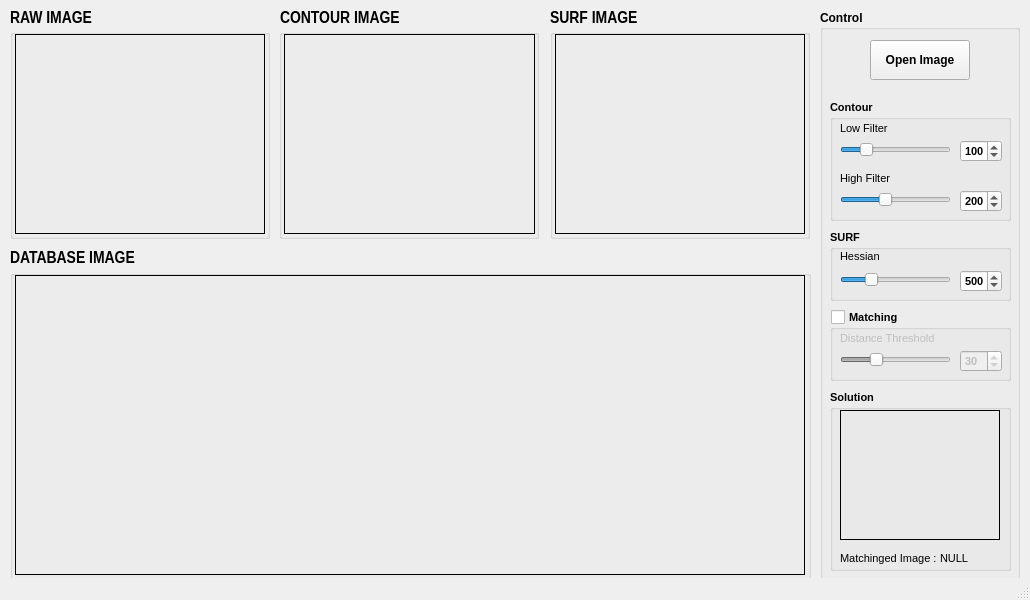
<?xml version="1.0" encoding="UTF-8"?>
<ui version="4.0">
 <class>MainWindow</class>
 <widget class="QMainWindow" name="MainWindow">
  <property name="geometry">
   <rect>
    <x>0</x>
    <y>0</y>
    <width>1030</width>
    <height>600</height>
   </rect>
  </property>
  <property name="windowTitle">
   <string>MainWindow</string>
  </property>
  <widget class="QWidget" name="centralWidget">
   <widget class="QGroupBox" name="Box_OriginalImage">
    <property name="geometry">
     <rect>
      <x>10</x>
      <y>29</y>
      <width>260</width>
      <height>210</height>
     </rect>
    </property>
    <property name="sizePolicy">
     <sizepolicy hsizetype="Preferred" vsizetype="Preferred">
      <horstretch>0</horstretch>
      <verstretch>0</verstretch>
     </sizepolicy>
    </property>
    <property name="font">
     <font>
      <family>HY신명조</family>
      <pointsize>14</pointsize>
      <weight>75</weight>
      <italic>false</italic>
      <bold>true</bold>
      <strikeout>false</strikeout>
      <stylestrategy>PreferDefault</stylestrategy>
      <kerning>true</kerning>
     </font>
    </property>
    <property name="styleSheet">
     <string notr="true"/>
    </property>
    <property name="title">
     <string/>
    </property>
    <property name="flat">
     <bool>false</bool>
    </property>
    <widget class="QLabel" name="Label_Original">
     <property name="geometry">
      <rect>
       <x>5</x>
       <y>5</y>
       <width>250</width>
       <height>200</height>
      </rect>
     </property>
     <property name="styleSheet">
      <string notr="true">border: 1px solid #000;</string>
     </property>
     <property name="text">
      <string/>
     </property>
    </widget>
   </widget>
   <widget class="QGroupBox" name="Box_Control">
    <property name="geometry">
     <rect>
      <x>820</x>
      <y>10</y>
      <width>200</width>
      <height>570</height>
     </rect>
    </property>
    <property name="font">
     <font>
      <family>Arial</family>
      <weight>75</weight>
      <bold>true</bold>
     </font>
    </property>
    <property name="title">
     <string>Control</string>
    </property>
    <widget class="QPushButton" name="Button_Open">
     <property name="geometry">
      <rect>
       <x>50</x>
       <y>30</y>
       <width>100</width>
       <height>40</height>
      </rect>
     </property>
     <property name="text">
      <string>Open Image</string>
     </property>
    </widget>
    <widget class="QGroupBox" name="groupBox">
     <property name="geometry">
      <rect>
       <x>10</x>
       <y>90</y>
       <width>181</width>
       <height>121</height>
      </rect>
     </property>
     <property name="font">
      <font>
       <pointsize>8</pointsize>
      </font>
     </property>
     <property name="title">
      <string>Contour</string>
     </property>
     <widget class="QSlider" name="Slider_LowFilter">
      <property name="geometry">
       <rect>
        <x>10</x>
        <y>40</y>
        <width>111</width>
        <height>19</height>
       </rect>
      </property>
      <property name="maximum">
       <number>500</number>
      </property>
      <property name="value">
       <number>100</number>
      </property>
      <property name="orientation">
       <enum>Qt::Horizontal</enum>
      </property>
     </widget>
     <widget class="QLabel" name="label">
      <property name="geometry">
       <rect>
        <x>10</x>
        <y>20</y>
        <width>71</width>
        <height>16</height>
       </rect>
      </property>
      <property name="font">
       <font>
        <family>Arial</family>
        <weight>50</weight>
        <bold>false</bold>
       </font>
      </property>
      <property name="text">
       <string>Low Filter</string>
      </property>
     </widget>
     <widget class="QSpinBox" name="Spin_LowFilter">
      <property name="geometry">
       <rect>
        <x>130</x>
        <y>40</y>
        <width>42</width>
        <height>22</height>
       </rect>
      </property>
      <property name="maximum">
       <number>500</number>
      </property>
      <property name="value">
       <number>100</number>
      </property>
     </widget>
     <widget class="QLabel" name="label_2">
      <property name="geometry">
       <rect>
        <x>10</x>
        <y>70</y>
        <width>71</width>
        <height>16</height>
       </rect>
      </property>
      <property name="font">
       <font>
        <family>Arial</family>
        <weight>50</weight>
        <bold>false</bold>
       </font>
      </property>
      <property name="text">
       <string>High Filter</string>
      </property>
     </widget>
     <widget class="QSlider" name="Slider_HighFilter">
      <property name="geometry">
       <rect>
        <x>10</x>
        <y>90</y>
        <width>111</width>
        <height>19</height>
       </rect>
      </property>
      <property name="maximum">
       <number>500</number>
      </property>
      <property name="value">
       <number>200</number>
      </property>
      <property name="orientation">
       <enum>Qt::Horizontal</enum>
      </property>
     </widget>
     <widget class="QSpinBox" name="Spin_HighFilter">
      <property name="geometry">
       <rect>
        <x>130</x>
        <y>90</y>
        <width>42</width>
        <height>22</height>
       </rect>
      </property>
      <property name="maximum">
       <number>500</number>
      </property>
      <property name="value">
       <number>200</number>
      </property>
     </widget>
    </widget>
    <widget class="QGroupBox" name="groupBox_2">
     <property name="geometry">
      <rect>
       <x>10</x>
       <y>220</y>
       <width>181</width>
       <height>71</height>
      </rect>
     </property>
     <property name="sizePolicy">
      <sizepolicy hsizetype="Preferred" vsizetype="Preferred">
       <horstretch>0</horstretch>
       <verstretch>0</verstretch>
      </sizepolicy>
     </property>
     <property name="font">
      <font>
       <pointsize>8</pointsize>
      </font>
     </property>
     <property name="title">
      <string>SURF</string>
     </property>
     <widget class="QSlider" name="Slider_Hessian">
      <property name="geometry">
       <rect>
        <x>10</x>
        <y>40</y>
        <width>111</width>
        <height>19</height>
       </rect>
      </property>
      <property name="maximum">
       <number>2000</number>
      </property>
      <property name="pageStep">
       <number>50</number>
      </property>
      <property name="value">
       <number>500</number>
      </property>
      <property name="orientation">
       <enum>Qt::Horizontal</enum>
      </property>
     </widget>
     <widget class="QLabel" name="label_3">
      <property name="geometry">
       <rect>
        <x>10</x>
        <y>20</y>
        <width>56</width>
        <height>12</height>
       </rect>
      </property>
      <property name="font">
       <font>
        <family>Arial</family>
        <weight>50</weight>
        <bold>false</bold>
       </font>
      </property>
      <property name="text">
       <string>Hessian</string>
      </property>
     </widget>
     <widget class="QSpinBox" name="Spin_Hessian">
      <property name="geometry">
       <rect>
        <x>130</x>
        <y>40</y>
        <width>42</width>
        <height>22</height>
       </rect>
      </property>
      <property name="maximum">
       <number>2000</number>
      </property>
      <property name="value">
       <number>500</number>
      </property>
     </widget>
    </widget>
    <widget class="QGroupBox" name="Box_Matching">
     <property name="geometry">
      <rect>
       <x>10</x>
       <y>300</y>
       <width>181</width>
       <height>71</height>
      </rect>
     </property>
     <property name="minimumSize">
      <size>
       <width>0</width>
       <height>71</height>
      </size>
     </property>
     <property name="font">
      <font>
       <pointsize>8</pointsize>
      </font>
     </property>
     <property name="title">
      <string>Matching</string>
     </property>
     <property name="checkable">
      <bool>true</bool>
     </property>
     <property name="checked">
      <bool>false</bool>
     </property>
     <widget class="QSlider" name="Slider_Matching">
      <property name="geometry">
       <rect>
        <x>10</x>
        <y>40</y>
        <width>111</width>
        <height>19</height>
       </rect>
      </property>
      <property name="maximum">
       <number>100</number>
      </property>
      <property name="pageStep">
       <number>1</number>
      </property>
      <property name="value">
       <number>30</number>
      </property>
      <property name="orientation">
       <enum>Qt::Horizontal</enum>
      </property>
     </widget>
     <widget class="QLabel" name="label_5">
      <property name="geometry">
       <rect>
        <x>10</x>
        <y>20</y>
        <width>121</width>
        <height>16</height>
       </rect>
      </property>
      <property name="font">
       <font>
        <family>Arial</family>
        <pointsize>8</pointsize>
        <weight>50</weight>
        <bold>false</bold>
       </font>
      </property>
      <property name="text">
       <string>Distance Threshold</string>
      </property>
     </widget>
     <widget class="QSpinBox" name="Spin_Matching">
      <property name="geometry">
       <rect>
        <x>130</x>
        <y>40</y>
        <width>42</width>
        <height>22</height>
       </rect>
      </property>
      <property name="maximum">
       <number>100</number>
      </property>
      <property name="value">
       <number>30</number>
      </property>
     </widget>
    </widget>
    <widget class="QGroupBox" name="Box_Solution">
     <property name="geometry">
      <rect>
       <x>10</x>
       <y>380</y>
       <width>181</width>
       <height>181</height>
      </rect>
     </property>
     <property name="font">
      <font>
       <pointsize>8</pointsize>
      </font>
     </property>
     <property name="title">
      <string>Solution</string>
     </property>
     <widget class="QLabel" name="Label_Solution">
      <property name="geometry">
       <rect>
        <x>10</x>
        <y>20</y>
        <width>160</width>
        <height>130</height>
       </rect>
      </property>
      <property name="styleSheet">
       <string notr="true">border: 1px solid #000;</string>
      </property>
      <property name="text">
       <string/>
      </property>
     </widget>
     <widget class="QLabel" name="label_6">
      <property name="geometry">
       <rect>
        <x>10</x>
        <y>160</y>
        <width>121</width>
        <height>16</height>
       </rect>
      </property>
      <property name="font">
       <font>
        <family>Arial</family>
        <pointsize>8</pointsize>
        <weight>50</weight>
        <bold>false</bold>
       </font>
      </property>
      <property name="text">
       <string>Matchinged Image :</string>
      </property>
     </widget>
     <widget class="QLabel" name="TextLabel_Solution">
      <property name="geometry">
       <rect>
        <x>110</x>
        <y>160</y>
        <width>41</width>
        <height>16</height>
       </rect>
      </property>
      <property name="font">
       <font>
        <family>Arial</family>
        <pointsize>8</pointsize>
        <weight>50</weight>
        <bold>false</bold>
       </font>
      </property>
      <property name="text">
       <string>NULL</string>
      </property>
     </widget>
    </widget>
   </widget>
   <widget class="QGroupBox" name="Box_ContourImage">
    <property name="geometry">
     <rect>
      <x>279</x>
      <y>29</y>
      <width>260</width>
      <height>210</height>
     </rect>
    </property>
    <property name="font">
     <font>
      <family>HY신명조</family>
      <pointsize>14</pointsize>
      <weight>75</weight>
      <bold>true</bold>
     </font>
    </property>
    <property name="styleSheet">
     <string notr="true"/>
    </property>
    <property name="title">
     <string/>
    </property>
    <widget class="QLabel" name="Label_Contour">
     <property name="geometry">
      <rect>
       <x>5</x>
       <y>5</y>
       <width>251</width>
       <height>200</height>
      </rect>
     </property>
     <property name="styleSheet">
      <string notr="true">border: 1px solid #000;</string>
     </property>
     <property name="text">
      <string/>
     </property>
    </widget>
   </widget>
   <widget class="QGroupBox" name="Box_SURFImage">
    <property name="geometry">
     <rect>
      <x>550</x>
      <y>29</y>
      <width>260</width>
      <height>210</height>
     </rect>
    </property>
    <property name="sizePolicy">
     <sizepolicy hsizetype="Preferred" vsizetype="Preferred">
      <horstretch>0</horstretch>
      <verstretch>0</verstretch>
     </sizepolicy>
    </property>
    <property name="font">
     <font>
      <family>HY신명조</family>
      <pointsize>14</pointsize>
      <weight>75</weight>
      <bold>true</bold>
     </font>
    </property>
    <property name="styleSheet">
     <string notr="true"/>
    </property>
    <property name="title">
     <string/>
    </property>
    <widget class="QLabel" name="Label_SURF">
     <property name="geometry">
      <rect>
       <x>5</x>
       <y>5</y>
       <width>250</width>
       <height>200</height>
      </rect>
     </property>
     <property name="styleSheet">
      <string notr="true">border: 1px solid #000;</string>
     </property>
     <property name="text">
      <string/>
     </property>
    </widget>
   </widget>
   <widget class="QGroupBox" name="Box_List">
    <property name="geometry">
     <rect>
      <x>10</x>
      <y>270</y>
      <width>801</width>
      <height>310</height>
     </rect>
    </property>
    <property name="font">
     <font>
      <family>HY신명조</family>
      <pointsize>14</pointsize>
      <weight>75</weight>
      <bold>true</bold>
     </font>
    </property>
    <property name="autoFillBackground">
     <bool>false</bool>
    </property>
    <property name="styleSheet">
     <string notr="true"/>
    </property>
    <property name="title">
     <string/>
    </property>
    <widget class="QLabel" name="Label_List">
     <property name="geometry">
      <rect>
       <x>5</x>
       <y>5</y>
       <width>790</width>
       <height>300</height>
      </rect>
     </property>
     <property name="styleSheet">
      <string notr="true">border: 1px solid #000;</string>
     </property>
     <property name="text">
      <string/>
     </property>
     <property name="scaledContents">
      <bool>false</bool>
     </property>
    </widget>
    <zorder>Label_List</zorder>
    <zorder>Label_Original</zorder>
    <zorder>Label_Original</zorder>
   </widget>
   <widget class="QLabel" name="label_4">
    <property name="geometry">
     <rect>
      <x>10</x>
      <y>10</y>
      <width>101</width>
      <height>16</height>
     </rect>
    </property>
    <property name="font">
     <font>
      <family>Arial Narrow</family>
      <pointsize>13</pointsize>
      <weight>75</weight>
      <bold>true</bold>
     </font>
    </property>
    <property name="text">
     <string>RAW IMAGE</string>
    </property>
   </widget>
   <widget class="QLabel" name="label_7">
    <property name="geometry">
     <rect>
      <x>280</x>
      <y>10</y>
      <width>121</width>
      <height>16</height>
     </rect>
    </property>
    <property name="font">
     <font>
      <family>Arial Narrow</family>
      <pointsize>13</pointsize>
      <weight>75</weight>
      <bold>true</bold>
     </font>
    </property>
    <property name="text">
     <string>CONTOUR IMAGE</string>
    </property>
   </widget>
   <widget class="QLabel" name="label_8">
    <property name="geometry">
     <rect>
      <x>550</x>
      <y>10</y>
      <width>101</width>
      <height>16</height>
     </rect>
    </property>
    <property name="font">
     <font>
      <family>Arial Narrow</family>
      <pointsize>13</pointsize>
      <weight>75</weight>
      <bold>true</bold>
     </font>
    </property>
    <property name="text">
     <string>SURF IMAGE</string>
    </property>
   </widget>
   <widget class="QLabel" name="label_9">
    <property name="geometry">
     <rect>
      <x>10</x>
      <y>250</y>
      <width>141</width>
      <height>16</height>
     </rect>
    </property>
    <property name="font">
     <font>
      <family>Arial Narrow</family>
      <pointsize>13</pointsize>
      <weight>75</weight>
      <bold>true</bold>
     </font>
    </property>
    <property name="text">
     <string>DATABASE IMAGE</string>
    </property>
   </widget>
  </widget>
  <widget class="QStatusBar" name="statusBar"/>
 </widget>
 <layoutdefault spacing="6" margin="11"/>
 <resources/>
 <connections/>
</ui>
